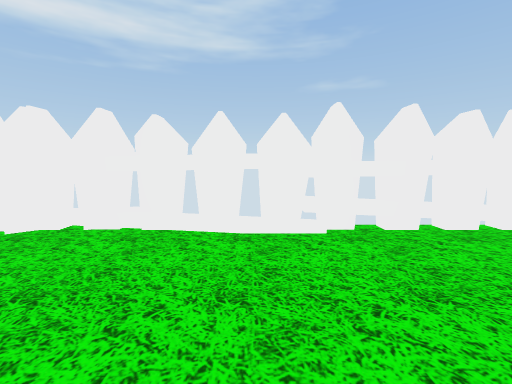
[1] (above)

15 first-person views from a walk through a scene from a Unity 3-D project. The camera is 1.3 m above the floor, tilts 6° down and sees 90° across. The floor is counted in squares, 1 m on a side. Each view is taken from the middle of a square. On the plan, view 1 faces up. The plan holds only what a view shows up to about 13 squares ahead; the rest is blank. The player character is not drawn. Some animated figures are left out.

[2]
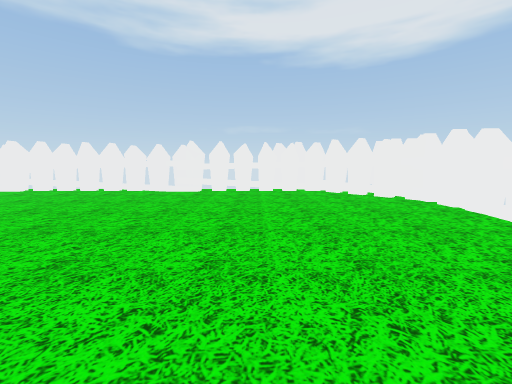

[3]
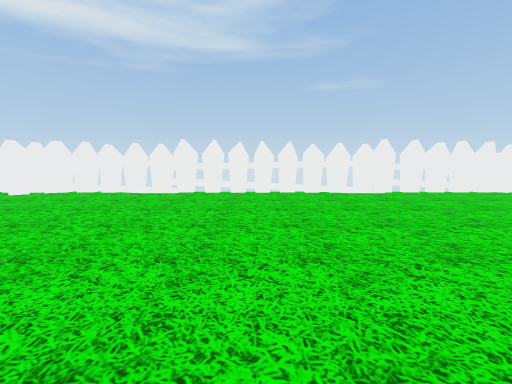

[4]
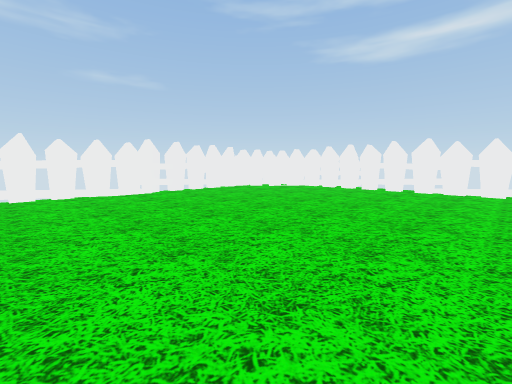

[5]
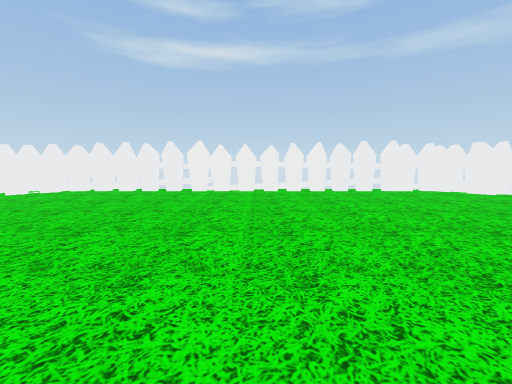

[6]
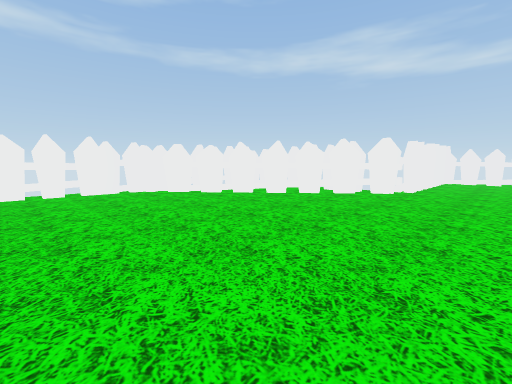

[7]
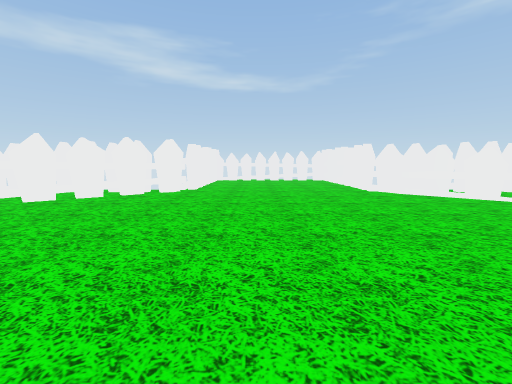

[8]
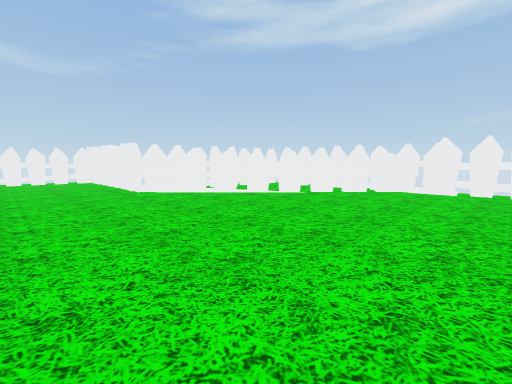

[9]
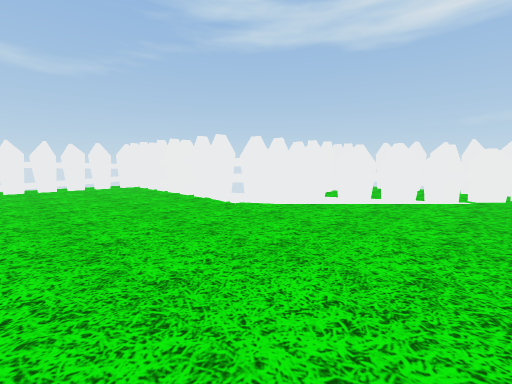

[10]
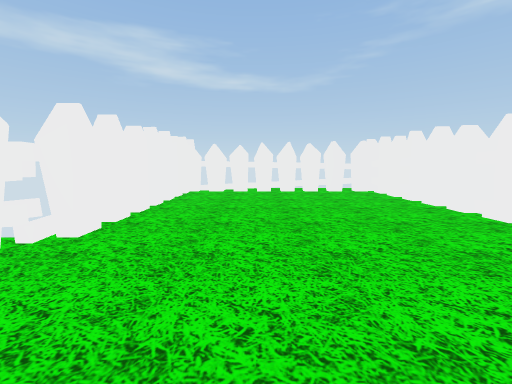

[11]
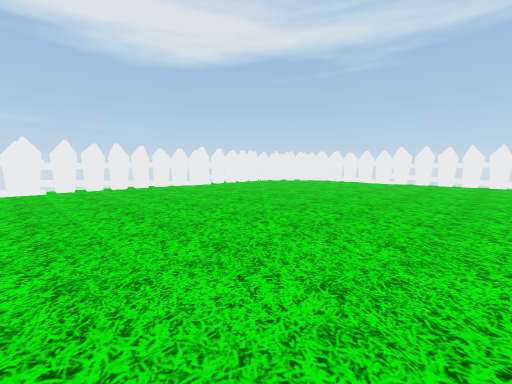

[12]
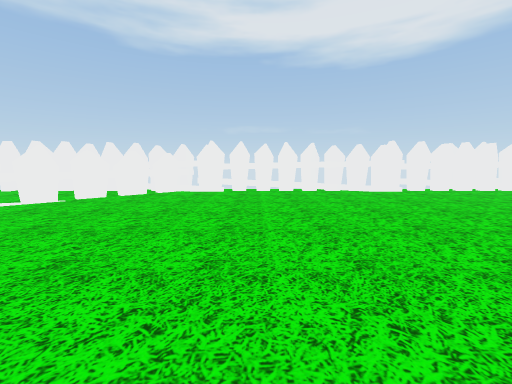

[13]
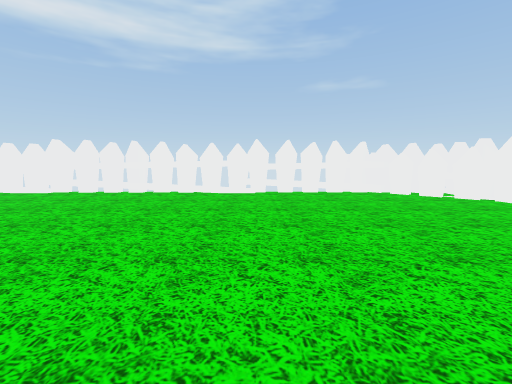

[14]
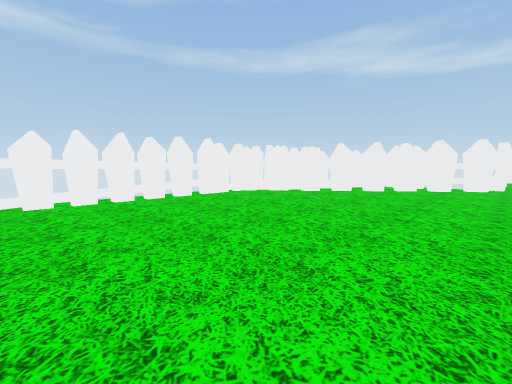

[15]
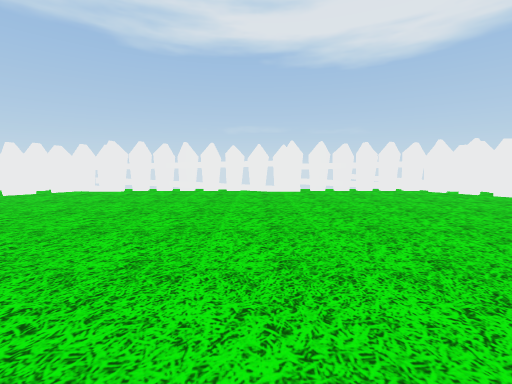

### Floor plan
Key: @ floor where view 1 was taken; # wall or solid block; x gap in a wall; . floor; O other object.
Columns run from 8 left of view 1 to 20 right of it. Each row starts with its distance up from view 1.
  5 ########x###xxx#x###xxxx#####
  4 ####......................OO#
  3 ###........................O#
  2 ##..........................#
  1 #...........................#
  0 #.......@...................#
 -1 x...........................#
 -2 x...........................#
 -3 x...........................#
 -4 #...........................#
 -5 x...........................#
 -6 #...........................#
 -7 #...........................#
 -8 x...........................#
 -9 x...........................#
-10 x............... ...........#
-11 x............... ...........#
-12 x...........................#
-13 #...........................#
-14 x...........................#
-15 ##..........................#
-16 ###.........................#
-17   ##......................###
-18    ##....................##
-19     ##..................##
-20      ##................##
-21       ##..............##
-22        ##............##
-23        ###.........####
-24          #.........##
-25          x........##
-26          #........#
-27          x........#
-28          x........#
-29          x........#
-30          x........#
-31          #........#
-32          #........#
-33          ###xxxxx##

Where each view was taken, in squares from view 1:
view 1: 0 up, 0 right, facing up
view 2: 1 down, 5 right, facing left
view 3: 7 down, 5 right, facing up
view 4: 7 down, 6 right, facing up-right
view 5: 7 down, 7 right, facing right
view 6: 11 down, 7 right, facing down-right
view 7: 11 down, 7 right, facing down
view 8: 11 down, 6 right, facing down-left
view 9: 17 down, 7 right, facing down-left
view 10: 20 down, 7 right, facing down
view 11: 14 down, 7 right, facing up-left
view 12: 11 down, 5 right, facing left
view 13: 7 down, 11 right, facing up
view 14: 7 down, 10 right, facing down-right
view 15: 6 down, 5 right, facing left
